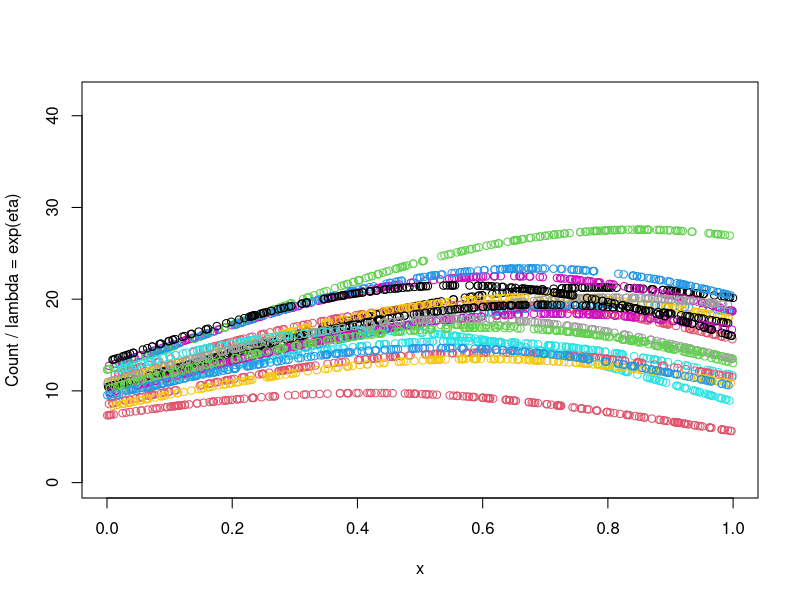

This chart was generated by the following R code: (Note: this script raises an error after producing the figure.)
# NOTE: is this any different from mixed_swings3.r?
# load libraries
library(Matrix)
library(lme4)
set.seed(300)
# simulate data
n <- 200
nind <- 20
x <- runif(n * nind)
xhlp <- cbind(rep(1, n * nind), x, x^2)
betas_true <- c(2.323, 1.73, -1.4)
bs_true <- rnorm(nind * 3, 0, 0.21)
id <- rep(1:nind, each = n)
z_blocks <- lapply(
  seq_len(ncol(xhlp)),
  function(j) lapply(split(xhlp[, j], id), as.matrix)
)
z_blocks <- lapply(seq_along(z_blocks[[1]]), function(i) {
  do.call(cbind, lapply(z_blocks, function(block) block[[i]]))
})
zmat <- bdiag(z_blocks)
eta_true <- as.vector(xhlp %*% betas_true + zmat %*% bs_true)
y <- rpois(n * nind, exp(eta_true))
# initial values for IWLS
betas <- rep(log(mean(y)), ncol(xhlp))
bs <- matrix(rnorm(nind * ncol(xhlp), 0, 1), nind, ncol(xhlp))
eta <- as.numeric(xhlp %*% betas + zmat %*% bs_true)
id <- rep(1:nind, each = n)
ylogy <- function(y) {
  ifelse(y == 0, rep(0, length(y)), y * log(y))
}
deviance <- 2 * sum(ylogy(y) - y * eta - (y - exp(eta)))
deviance_old <- 1e30
iteration <- 0
tol <- 1e-6
# IWLS loop
while (((deviance_old - deviance) / deviance_old) > tol) {
  iteration <- iteration + 1
  z <- as.numeric(eta + exp(-eta) * (y - exp(eta)))
  w <- c(exp(as.numeric(eta)))
  lm_update <- lmer(
    z ~ 1 + xhlp[, 2] +
      I(xhlp[, 2]^2) + (1 + xhlp[, 2] + I(xhlp[, 2]^2) | id),
    weight = w
  )
  betas <- matrix(as.numeric(fixef(lm_update)), ncol(xhlp), 1)
  bs <- as.numeric(t(do.call(cbind, ranef(lm_update)$id)))
  eta <- as.numeric(xhlp %*% betas + zmat %*% bs)
  deviance_old <- deviance
  deviance <- 2 * sum(ylogy(y) - y * eta - (y - exp(eta)))
}

# plot results
plot(x, exp(eta),
  col = id, ylim = range(c(exp(eta), y)),
  ylab = "Count / lambda = exp(eta)", xlab = "x"
)
sortedx <- lapply(split(x, id), function(elmt) sort(elmt, index.return = TRUE))
split_true_eta <- split(etaTrue, id)
split_y <- split(y, id)
for (i in seq_along(split_y)) {
  lines(sortedx[[i]]$x, exp(split_true_eta[[i]][sortedx[[i]]$ix]), col = i)
}
for (i in seq_along(split_y)) {
  points(sortedx[[i]]$x, split_y[[i]][sortedx[[i]]$ix],
    col = adjustcolor(i, 0.3), pch = 17
  )
}
legend("topleft", c("True", "Fitted", "Actual Data"),
  lty = c(1, NA, NA),
  pch = c(NA, 1, 17), col = c("black", "black"), bty = "n"
)
xseq <- seq(0.0, 1.0, length.out = 200)
xseqmat <- cbind(1, xseq, xseq^2)
lines(xseq, exp(xseqmat %*% betas), lwd = 4)
